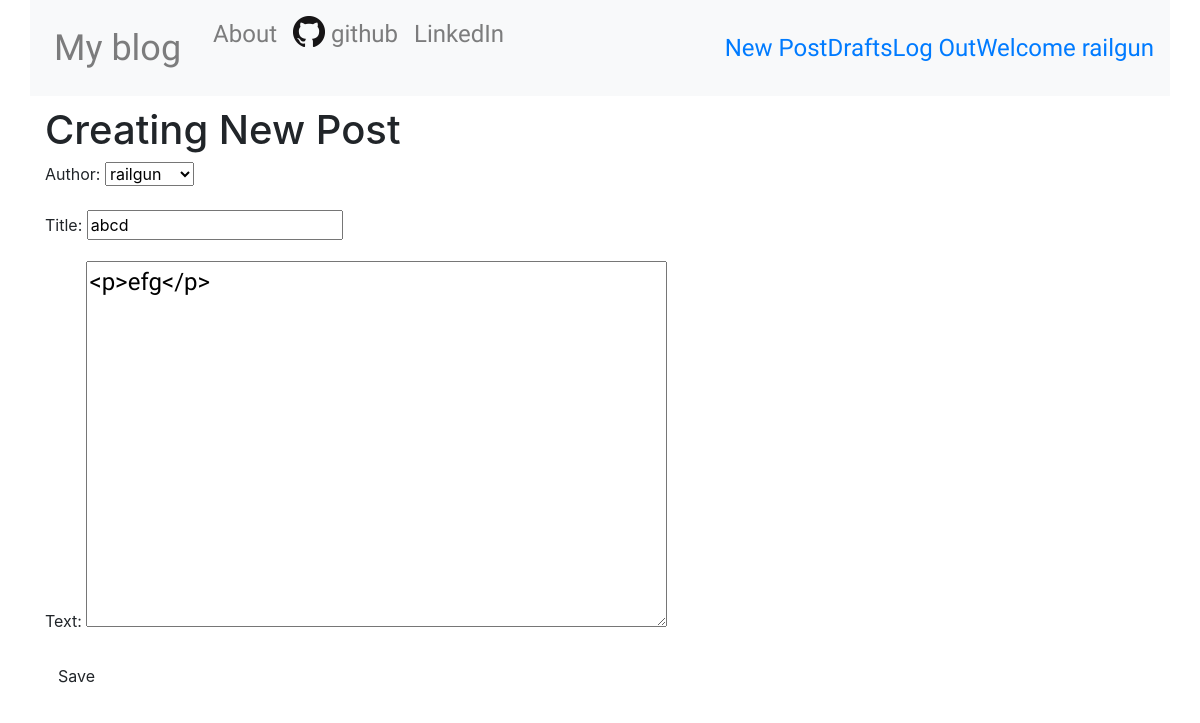
/post/5/edit/ (signed in), run on an earlier commit of the app's database.
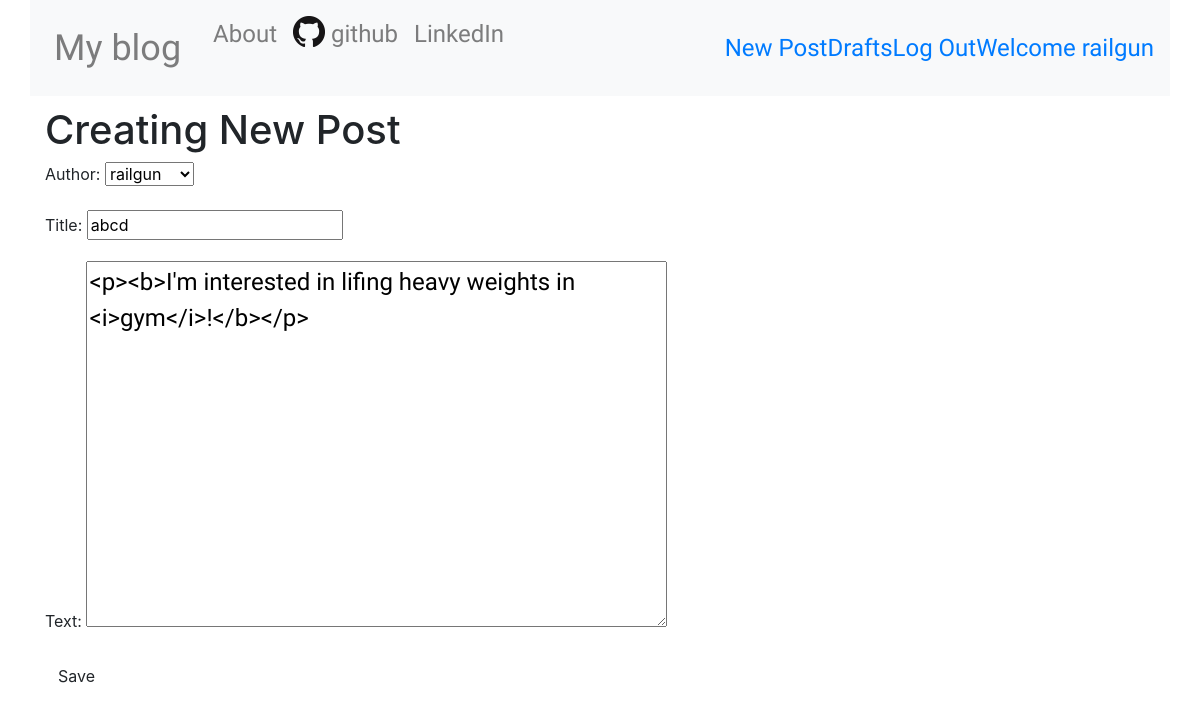
And on a later commit of the database.
### blog/models.py (models this page shows, shortened)
class Post(models.Model):
    author = models.ForeignKey('auth.User', on_delete=models.CASCADE)
    title = models.CharField(max_length = 200)
    text = models.TextField()
    create_date = models.DateTimeField(default = timezone.now)
    publish_date = models.DateTimeField(blank = True, null = True)

### blog/views.py (the view)
# urls.py: path('post/<int:pk>/edit/', views.PostUpdateView.as_view(), name = 'post_edit'),
class PostUpdateView(UpdateView, LoginRequiredMixin):
    login_url = '/login/'
    redirect_field_name = 'blog/post_detail.html'
    form_class = PostForm
    model = Post

### blog/forms.py
class PostForm(forms.ModelForm):
    class Meta():
        model = Post
        fields = ('author', 'title', 'text')
        widgets = {
            'title': forms.TextInput(attrs={'class': 'textinputclass'}),
            'text': forms.Textarea(attrs={'class': 'editable medium-editor-textarea postcontent'}),
        }

### blog/templates/blog/post_form.html (shortened to what this page needs)
{% extends 'blog/base.html'%}
{% block body_block %}
    <h1>Creating New Post</h1>
    <form class='post-form' method="POST">
        {{ form.as_p }}
        <button type="submit" class="save btn btn-default">Save</button>
    </form>
{% endblock %}

What changed in the data, as far as the page shows it:
changed Post "railgun": text "<p>efg</p>" → "<p><b>I'm interested in lifing heavy weights in <i>gym</i>!</b></p>"
